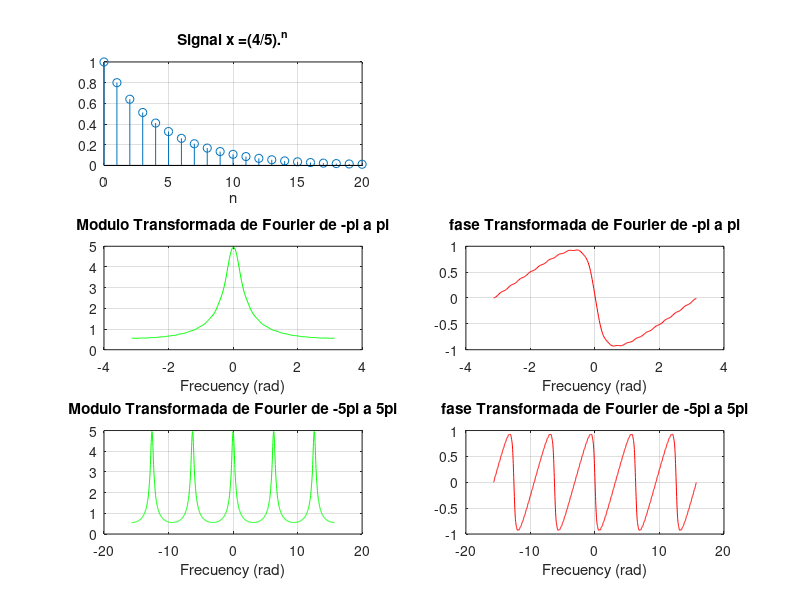

This figure's MATLAB source:
function [  ] = primero(  )
%Ejercicio 1
%Calcule la transformada de Fourier de de la senal x[n]=(4/5)^n con
%0<=n<=20 ydibuje el modulo y la fase de x(w) sobre los intervalos de
%frecuencia -pi<=w<=pi  y -5pi<=w<=5pi.

%Se borra variables y se cierran las ventanas
clear all 
close all
    
%Se crea un vector n para 0<=n<=20
 n=0:20;
%Se crea la funcion x[n]
 x =(4/5).^n;
%Se crea la primera figura con 
 figure
%Se crea un mosaico para seis graficas
 subplot(3,2,1)
 %steam grafica la senal discreta x[n]
 stem(n,x)
 title('Signal x =(4/5).^n')
 xlabel('n')
 grid
 % usando fft, sacamos la transformada rapida de fourier de x[n] y se le
 % asigna en un vector Y1
 NFFT = 256;
 Y=fft(x,NFFT);
 Y1=fftshift(Y);
 %w es un vector  que va desde -pi hasta pi 
 w=pi*linspace(-1,1,NFFT);

 subplot(3,2,3)
 %Se plotea el modulo Y1 en funcion del vector w
 plot(w,abs(Y1),'g')
 title('Modulo Transformada de Fourier de -pi a pi')
 xlabel('Frecuency (rad)')
 grid
 
 subplot(3,2,4)
 %Se plotea la fase Y1 en funcion del vector w
 plot(w,angle(Y1),'r')
 title('fase Transformada de Fourier de -pi a pi')
 xlabel('Frecuency (rad)')
 grid
 

 %para graficar y(w) de -5pi a 5pi, al ser una funcion periodica el vector y2
 %estara conformado varias veces por el vector Y1. Y el vector frecuencial
 %m usara el comando linspace(-1,1,5NFTT) y por 5pi. se usa 5 veces NFTT
 %porque m es 5 veces mas grande que w

 m=5*pi*linspace(-1,1,5*NFFT);
 Y2=[Y1 Y1 Y1 Y1 Y1];

 
 subplot(3,2,5)
 %Se plotea el modulo Y2 en funcion del vector m
 plot(m,abs(Y2),'g')
 title('Modulo Transformada de Fourier de -5pi a 5pi')
 xlabel('Frecuency (rad)')
 grid
 
 %Se plotea el modulo Y2 en funcion del vector m
 subplot(3,2,6)
 plot(m,angle(Y2),'r')
 title('fase Transformada de Fourier de -5pi a 5pi')
 xlabel('Frecuency (rad)')
 grid
end